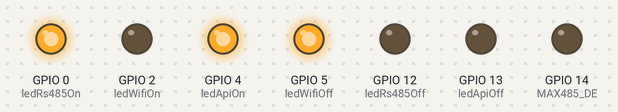
This sketch was run on a simulated ESP8266 (NodeMCU). Parts: output pins drawn as LEDs (lit = HIGH). WiFi joins after 1.5 s; servers stay silent unless stated; uploads are accepted with an empty reply.

Above: at 7.5 s.
At 38.4 s:
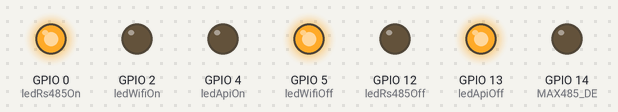
At 67.6 s:
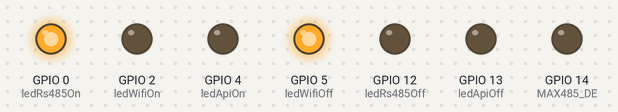
Timing chart, 0 to 73.2 s (numbered marks = the images above):
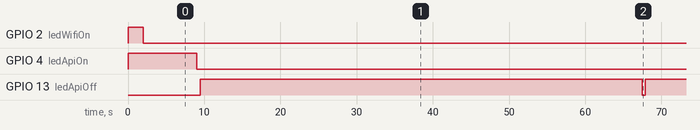

Measured:
- by itself, GPIO 4 (ledApiOn): HIGH → LOW at 9.0 s
- by itself, GPIO 13 (ledApiOff): alternates HIGH for 58.0 s and LOW for 0.45 s

The sketch:

esp01_rs485_connect_wifi_api.ino
```cpp
#include <ModbusMaster.h>
#include <ESP8266HTTPClient.h>
#include <ESP8266WiFi.h>

/*RS485  - ESP8266
  RO     → RXD
  DE     → TXD
  DE/RE  → D5 / GPIO14
  */

ModbusMaster node;

const int ledRs485On = 0;  //D3 - GPIO0
const int ledWifiOn = 2;   //D4 - GPIO2
const int ledApiOn = 4;    //D2 - GPIO4

const int ledRs485Off = 12;  //D6 - GPI12
const int ledApiOff = 13;    //D7 - GPI13
const int ledWifiOff = 5;    //D1 - GPI5

const int ledDe_Re = 14;  //D5 - GPI14

boolean conectado = false;

#define MAX485_DE ledDe_Re
#define MAX485_RE_NEG ledDe_Re

void setup() {
  inicializarPortasDigitais();

  Serial.begin(9600);

  node.begin(2, Serial);  //Slave id 2

  conectado = conectarWifi();
  delay(2000);
}

void loop() {
  if (WiFi.status() == WL_CONNECTED) {
    String mensagem = lerRegistradores();
    comunicaApi(mensagem);
  } else {
    conectarWifi();
  }
  delay(55000);
}

void inicializarPortasDigitais() {
  pinMode(ledRs485On, OUTPUT);
  pinMode(ledWifiOn, OUTPUT);
  pinMode(ledApiOn, OUTPUT);

  pinMode(ledRs485Off, OUTPUT);
  pinMode(ledWifiOff, OUTPUT);
  pinMode(ledApiOff, OUTPUT);

  pinMode(MAX485_RE_NEG, OUTPUT);
  pinMode(MAX485_DE, OUTPUT);

  digitalWrite(ledRs485On, HIGH);  //OFF
  digitalWrite(ledWifiOn, HIGH);   //OFF
  digitalWrite(ledApiOn, HIGH);    //OFF

  digitalWrite(ledRs485Off, LOW);  //ON
  digitalWrite(ledWifiOff, LOW);   //ON
  digitalWrite(ledApiOff, LOW);    //ON
}

boolean conectarWifi() {
  const char *ssid = "SSID";
  const char *password = "SENHA";

  int cont = 1;

  WiFi.begin(ssid, password);
  delay(2000);

  while (WiFi.status() != WL_CONNECTED && cont <= 10) {
    digitalWrite(ledWifiOff, HIGH);
    digitalWrite(ledWifiOn, LOW);
    delay(1000);
    digitalWrite(ledWifiOff, LOW);
    digitalWrite(ledWifiOn, HIGH);
    delay(1000);
    cont++;
  }

  if (WiFi.status() != WL_CONNECTED || cont == 10) {
    cont == 1;
    digitalWrite(ledWifiOn, HIGH);
    digitalWrite(ledWifiOff, LOW);
    delay(5000);
    return false;
  } else {
    // INICIA MODO DE RECEBIMENTO
    digitalWrite(MAX485_RE_NEG, 0);
    digitalWrite(MAX485_DE, 0);

    digitalWrite(ledWifiOn, LOW);
    digitalWrite(ledWifiOff, HIGH);

    node.preTransmission(preTransmission);
    delay(1000);
    node.postTransmission(postTransmission);
    delay(1000);
    return true;
  }
}

String lerRegistradores() {
  uint8_t result;

  String stringReturn = String();

  result = node.readHoldingRegisters(0x0001, 10);  //10 REGISTROS - CONTROLADOR DE TEMPERATURA NOVUS N1040
  delay(1000);

  if (result == node.ku8MBSuccess) {
    digitalWrite(ledRs485On, LOW);
    digitalWrite(ledRs485Off, HIGH);
    for (int i = 0; i < 10; i++) {
      stringReturn += String(node.getResponseBuffer(i)) + "|";
    }
    return String(stringReturn);  //node.getResponseBuffer(0) / 10.0f);
  } else {
    digitalWrite(ledRs485Off, LOW);
    digitalWrite(ledRs485On, HIGH);
    return "0";
  }
}

void comunicaApi(String mensagem) {
  const char *api = "LINK_API";
  HTTPClient http;
  WiFiClient client;

  digitalWrite(ledApiOn, LOW);
  digitalWrite(ledApiOff, LOW);

  http.begin(client, api);
  http.addHeader("Authorization", "Bearer TOKEN");
  http.addHeader("Content-Type", "text/plain");
  int codeResponse = http.POST(mensagem);
  delay(250);

  if (codeResponse != 200) {
    digitalWrite(ledApiOn, HIGH);
  } else {
    digitalWrite(ledApiOff, HIGH);
  }

  http.end();
}

void preTransmission() {
  digitalWrite(MAX485_RE_NEG, 1);
  digitalWrite(MAX485_DE, 1);
}

void postTransmission() {
  digitalWrite(MAX485_RE_NEG, 0);
  digitalWrite(MAX485_DE, 0);
}
```
